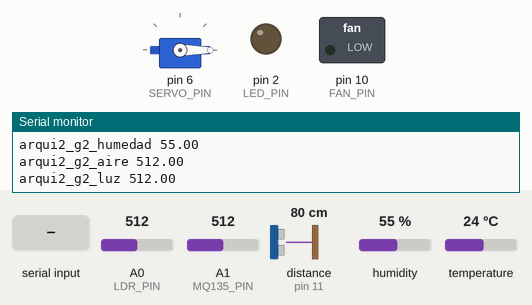
Simulated run of this sketch. Board: Arduino Uno, built with avr-gcc and run on an emulated ATmega328P. Shown: servo, switched loads named in the sketch (green lamp = pin HIGH), output pins drawn as LEDs (lit = HIGH), the last lines printed to the serial monitor. Wiring (inferred from the names in the program): ultrasonic range finder: trigger pin 12; echo pin 11. The test bench sets the inputs (shaded band); at power-on: A0 (LDR_PIN) = 512, A1 (MQ135_PIN) = 512, distance to the obstacle (sensor on pin 11) 80 cm, humidity 55 %, temperature 24 °C. The echo pulse lasts 58.3 µs per cm; pins used as bus, display or sensor lines are not drawn.

Above: at 1.2 s.
1.3 s: "arqui2_g2_actuador 1\n" received over Serial
At 5.1 s:
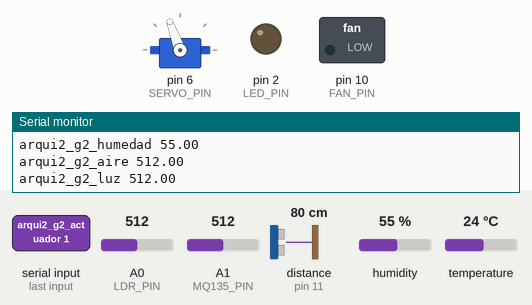
5.7 s: "arqui2_g2_led 1\n" received over Serial
At 7.9 s:
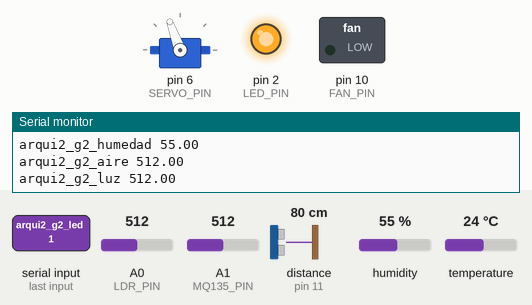
12.7 s: "arqui2_g2_led 0\n" received over Serial
At 15.5 s:
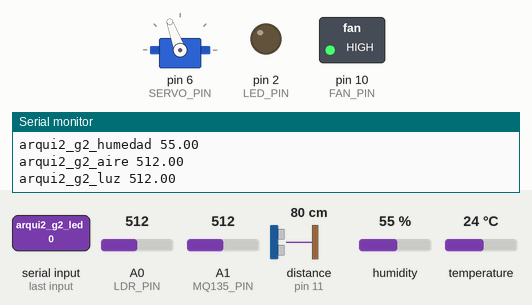
16.2 s: "arqui2_g2_actuador 0\n" received over Serial
At 19.8 s:
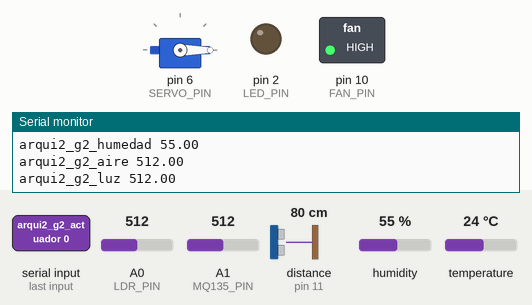
20.3 s: "arqui2_g2_led 1\n" received over Serial
At 21.9 s:
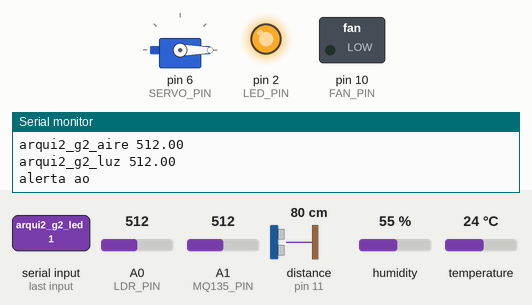
23.0 s: "arqui2_g2_fan 1\n" received over Serial
At 24.7 s:
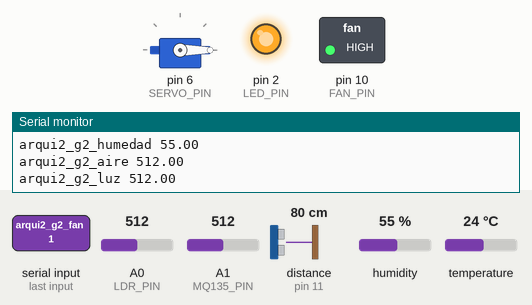
Timing chart, 0 to 26.2 s (numbered marks = the images above; inputs shaded):
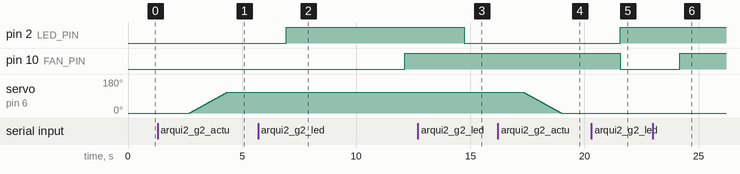

The sketch:

app.ino
```cpp
#include <Arduino.h>
#include "definitions.h"
#include <Servo.h>
DHT dht(DHT_PIN, DHT_TYPE);

Servo servoMotor;
int close = 0;
int servoPos = 0;  // Variable para almacenar la posición actual del servo
boolean moved = false;  // Bandera para controlar si ya se ha movido

// Banderas para el estado de ciclos
int lightCurrentCycle = CYCLE_ONE;
int airCurrentCycle = CYCLE_ONE;

// Variables para los temporizadores
const unsigned long secondInterval = 1000;
unsigned long previousMillis = 0;
int timerLight = 0;
int timerAir = 0;

// Flag para evitar colision de temperatura y aire
// 0: Esta libre
// 1: Esta siendo usado por el monitoreo de aire
// 2: Esta siendo usado por el monitoro de temperatura
int fanIsUsed = 0;

String dataReceived = "";

void setup() {
  // Inicia comunicacion serial
  Serial.begin(9600);
  //Serial1.begin(9600);

  // Inicialización: Sensor DHT11
  dht.begin();

  // Inicialización: Sensor Ultrasonico
  pinMode(PIN_TRIGGER, OUTPUT);
  pinMode(PIN_ECHO, INPUT);

  // Inicialización: Sensor de Aire
  pinMode(MQ135_PIN, INPUT);

  // Inicialización: Sensor de Luz
  pinMode(LDR_PIN, INPUT);

  // Inicialización: LED
  pinMode(LED_PIN, OUTPUT);
  digitalWrite(LED_PIN, LOW);

  // Inicialización: Ventilador
  pinMode(FAN_PIN, OUTPUT);
  digitalWrite(FAN_PIN, LOW);

  // Inicializacion: Servo
  servoMotor.attach(SERVO_PIN);  // Conecta el servo al pin 8
  servoMotor.write(0);   // Inicializa el servo en 0 grados
}

void generatePullTrigger() {
  digitalWrite(PIN_TRIGGER, LOW);
  delayMicroseconds(4);
  digitalWrite(PIN_TRIGGER, HIGH);
  delayMicroseconds(10);
  digitalWrite(PIN_TRIGGER, LOW);
}

bool thereIsPerson(long distance) {
  if (distance <= 0) {
    return false;
  } else if (distance < MIN_DISTANCE) {
    return true;
  } else {
    return false;
  }
}

void printSensorValues(long distance, float temperature, float humidity, float air, float light) {
  //Serial1.println("--------------");
  //Serial1.print("Distancia (cm): ");
  //Serial1.println(distance);
  //Serial1.print("Temperatura (c): ");
  //Serial1.println(temperature);
  //Serial1.print("Humedad (%): ");
  //Serial1.println(humidity);
  //Serial1.print("Aire (ppm): ");
  //Serial1.println(air);
  //Serial1.print("Luz (Lum): ");
  //Serial1.println(light);
}

void sendSensorValues(long distance, float temperature, float humidity, float air, float light) {
  Serial.print("arqui2_g2_distancia ");
  Serial.println(distance);
  Serial.print("arqui2_g2_temperatura ");
  Serial.println(temperature);
  Serial.print("arqui2_g2_humedad ");
  Serial.println(humidity);
  Serial.print("arqui2_g2_aire ");
  Serial.println(air);
  Serial.print("arqui2_g2_luz ");
  Serial.println(light);
}

/**
  Envia una alerta a través de conexión serial.
*/
void sendAlert(String keyAlert) {
  Serial.print("alerta ");
  Serial.println(keyAlert);
}

/**
  Actualiza un temporizador cada vez que se detecta que ha pasado un segundo.

  @param timer El temporizador a actualizar
  @return El temporizador actualizado
*/
int updateTimer(int timer) {
  unsigned long currentMillis = millis();
  if (currentMillis - previousMillis >= secondInterval) {
    previousMillis = currentMillis;
    return (timer + 1);
  }
  return timer;
}

/**
  Monitorea la calidad del aire y dependiendo de la misma,
  decide si activar la ventilación. Además, maneja la lógica de los estados de
  esta función.

  @param airQuality Valor actual de la calidad del aire.
*/
void monitorAirQuality(float airQuality) {
  if (airQuality > MIN_CO2) {
    // Si el aire está contaminado, se actualiza el temporizador.
    timerAir = updateTimer(timerAir);
    switch (airCurrentCycle) {
      case CYCLE_ONE:
        if (timerAir >= TIMER_LIMIT_AIR) {
          // Enviar alerta y pasar al siguiente ciclo
          sendAlert(AIR_ALERT_1);
          airCurrentCycle = CYCLE_TWO;
        }
        break;
      case CYCLE_TWO:
        if (timerAir >= TIMER_LIMIT_AIR) {
          // Iniciar limpieza de aire
          if (fanIsUsed == 0) {
            fanIsUsed = 1;
            digitalWrite(FAN_PIN, HIGH);
          }
          // Reiniciar temporizador y pasar al siguiente ciclo
          timerAir = 0;
          airCurrentCycle = CYCLE_THREE;
        }
        break;
      case CYCLE_THREE:
        if (timerAir >= TIMER_LIMIT_FAN) {
          // Finalizar limpieza de aire
          if (fanIsUsed == 1) {
            fanIsUsed = 0;
            digitalWrite(FAN_PIN, LOW);
          }

          // Reiniciar temporizador y reiniciar ciclado
          timerAir = 0;
          airCurrentCycle = CYCLE_ONE;
          sendAlert(AIR_ALERT_2);
        }
        break;
    }
  } else {
    // Si el aire está en nivel aceptable, se reinicia el temporizador y el ciclado
    timerAir = 0;
    airCurrentCycle = CYCLE_ONE;
  }
  return;
}

/*
  Descripcion:  Leer la bandera de encendido de la DB para encender la luz.
                Si viene un dato L1 en la DB extraer el valor que contiene.
                1: Encender LED
                2: Apagar LED
*/
void switchLight() {
  if (dataReceived == "") {
    return;
  } else if (dataReceived == "arqui2_g2_led 0") {
    digitalWrite(LED_PIN, LOW);
  } else if (dataReceived == "arqui2_g2_led 1") {
    digitalWrite(LED_PIN, HIGH);
  }
}

void monitorLight(long distance) {

  // Verificar si hay alguna persona en la habitacion
  if (thereIsPerson(distance)) {
    // Reiniciar temporizador y el ciclo actual a 1.
    timerLight = 0;
    lightCurrentCycle = CYCLE_ONE;
    switchLight();
    return;
  }

  // Verificar si no hay alguna persona y la luz está encendida
  if (!thereIsPerson(distance) && (digitalRead(LED_PIN) == HIGH)) {
    // Actualizar temporizador
    timerLight = updateTimer(timerLight);

    switch (lightCurrentCycle) {
      case CYCLE_ONE:
        // Verificar si terminó el temporizador
        if (timerLight >= TIMER_LIMIT_LIGHT) {
          // Enviar alerta
          sendAlert(LIGHT_ALERT_1);

          // Reiniciar temporizador y pasar al siguiente ciclo
          timerLight = 0;
          lightCurrentCycle = CYCLE_TWO;
        }
        break;
      case CYCLE_TWO:
        // Verificar si terminó el temporizador
        if (timerLight >= TIMER_LIMIT_LIGHT) {
          // Enviar alerta
          sendAlert(LIGHT_ALERT_2);

          // Reiniciar temporizador y reiniciar el ciclo.
          timerLight = 0;
          lightCurrentCycle = CYCLE_ONE;

          // Apagar la luz
          digitalWrite(LED_PIN, LOW);
        }
        break;
    }
  }
  return;
}

/**
  Método que verifica si se recibieron datos a través de la conexión serial.
  Luego, según lo recibido, activa o desactiva el FAN.

  TODO: Implementar dos velocidades
*/
void switchTemperatureFan() {
  if (dataReceived == "") {
    return;
  } else if (dataReceived == "arqui2_g2_fan 0") {
    fanIsUsed = 0;
    digitalWrite(FAN_PIN, LOW);
  } else if (dataReceived == "arqui2_g2_fan 1") {
    fanIsUsed = 2;
    digitalWrite(FAN_PIN, HIGH);
  } else if (dataReceived == "arqui2_g2_fan 2") {
    fanIsUsed = 2;
    digitalWrite(FAN_PIN, HIGH);
  }
}

void monitorTemperature(float temperature) {
  // Si el FAN está apagado o siendo utilizado por esta herramienta, detectar cambios
  if (digitalRead(FAN_PIN) == LOW or (digitalRead(FAN_PIN) == HIGH && fanIsUsed == 2)) {
    switchTemperatureFan();
    return;
  }
}

void rotateServoMotor(int angle) {
  if (angle == 0) {
    return;
  } else if (angle > 0) {
    for (int pos = 0; pos <= angle; pos += 1) {
      servoMotor.write(pos);
      delay(15);
    }
  } else if (angle < 0) {
    for (int position = 180; position >= angle; position -= 1) {
      servoMotor.write(position);
      delay(15);
    }
  }
}

void switchActuator() {
  if (dataReceived == "") {
    return;
  } else if ((dataReceived == "arqui2_g2_actuador 1")) {
    // Mueve el servo de 0 a 90 grados
    for (servoPos = 0; servoPos <= 110; servoPos += 1) {
      servoMotor.write(servoPos);
      delay(15);  // Pequeño retardo para suavizar el movimiento
    }
  } else if ((dataReceived == "arqui2_g2_actuador 0")) {
    // Mueve el servo de 90 a 0 grados
    for (servoPos = 110; servoPos >= 0; servoPos -= 1) {
      servoMotor.write(servoPos);
      delay(15);  // Pequeño retardo para suavizar el movimiento
    }
  }
}

void monitorActuator() {
  switchActuator();
}

/**
  Verifica si hay datos entrantes por la conexión serial.

  @return Cadena de los datos entrantes, si no hay, cadena vacia.
*/
String checkDataInput() {
  String dataReceived = "";

  while (Serial.available() > 0) {
    char character = Serial.read();

    // Si se recibe un carácter de nueva línea, significa que la cadena ha terminado
    if (character == '\n') {
      break;
    } else {
      // Agrega el carácter a la cadena en construcción
      dataReceived += character;
    }
  }

  // Si se recibieron datos, se imprimen en el Monitor
  if (dataReceived != "") {
    //Serial1.print(">> Datos recibidos -> ");
    //Serial1.println(dataReceived);
  }

  return dataReceived;
}


void loop() {
  dataReceived = checkDataInput();

  // Leer datos de los sensores
  generatePullTrigger();
  long time = pulseIn(PIN_ECHO, HIGH);
  long distance = time / 58.3;
  float temperature = dht.readTemperature();
  float humidity = dht.readHumidity();
  float air = analogRead(MQ135_PIN);
  float light = analogRead(LDR_PIN);

  // Imprimir datos de los sensores en el monitor.
  printSensorValues(distance, temperature, humidity, air, light);

  // Enviar los datos de los sensores.
  sendSensorValues(distance, temperature, humidity, air, light);

  // Monitor de luz (TEST)
  monitorLight(distance);

  // Monitor de calidad de aire (TEST)
  monitorAirQuality(air);

  // Monitor de temperatura (TEST)
  monitorTemperature(temperature);

  // Monitor de Servo (TEST)
  monitorActuator();

  delay(2500);
}
```

definitions.h
```cpp
 #ifndef DEFINITIONS_H
#define DEFINITIONS_H

#include <DHT.h>

// PINES DEL SENSOR ULTRASONICO
#define PIN_ECHO 11
#define PIN_TRIGGER 12

// PIN DEL SENSOR DE TEMPERATURA Y HUMEDAD
#define DHT_PIN  13
#define DHT_TYPE DHT11

// PIN DEL SENSOR LDR
#define LDR_PIN A0

// PIN DEL SENSOR DE AIRE
#define MQ135_PIN A1

// PIN DEL VENTILADOR
#define FAN_PIN 10

// PIN DEL GATE
#define GATE_PIN 9

// PIN DEL LED
#define LED_PIN 2

// PIN DEL SERVO
#define SERVO_PIN 6

// UMBRALES
#define MIN_DISTANCE 100
#define MAX_TEMPERATURE 30
#define MIN_CO2 400

// CICLOS
#define CYCLE_ONE 1
#define CYCLE_TWO 2
#define CYCLE_THREE 3

// TIEMPO DE TEMPORIZADOR
#define TIMER_LIMIT_LIGHT 3
#define TIMER_LIMIT_AIR   3
#define TIMER_LIMIT_FAN   3

// KEYS DE ALERTAS
#define INIT_ALERT    "i"      // Inicializando
#define AIR_ALERT_1   "ad"     // Aire en condiciones deficientes
#define AIR_ALERT_2   "ao"     // Aire en condiciones optimas
#define LIGHT_ALERT_1 "l1"     // La luz esta encendida y la habitacion esta vacia
#define LIGHT_ALERT_2 "l2"     // Apagando la luz
#define TEMP_ALERT_1  "t1"     // La temperatura ha alcanzado niveles aceptables

#endif
```

Measured:
- after the input at 1.3 s, servo on pin 6 (SERVO_PIN): moves from 0° to 110° over 1.7 s, starting after 1.4 s
- after the input at 5.7 s, pin 2 (LED_PIN): LOW → HIGH after 1.2 s
- after the input at 12.7 s, pin 2 (LED_PIN): HIGH → LOW after 2.0 s
- after the input at 16.2 s, pin 10 (FAN_PIN): stays HIGH (without the input it goes to LOW after 3.7 s); servo on pin 6 (SERVO_PIN): moves from 110° to 0° over 1.7 s, starting after 1.1 s
- after the input at 20.3 s, pin 2 (LED_PIN): LOW → HIGH after 1.3 s
- after the input at 23.0 s, pin 10 (FAN_PIN): LOW → HIGH after 1.2 s
